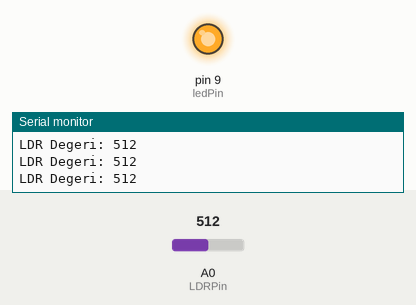
Bench run of a sketch on a simulated Arduino Uno, built with avr-gcc and run on an emulated ATmega328P. Parts: output pins drawn as LEDs (lit = HIGH), the last lines printed to the serial monitor. The test bench sets the inputs (shaded band); at power-on: A0 (LDRPin) = 512.

Above: at 1.3 s.
1.4 s: A0 (LDRPin) set to 882
2.9 s: A0 (LDRPin) set to 917
At 4.2 s:
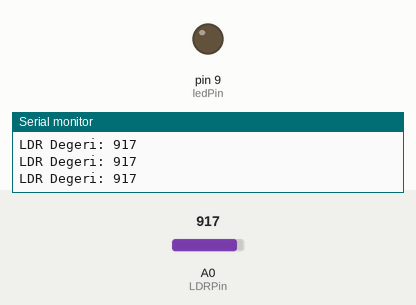
4.5 s: A0 (LDRPin) set to 890
At 5.6 s:
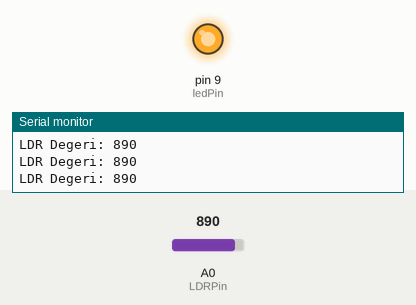
6.0 s: A0 (LDRPin) set to 900
At 6.7 s:
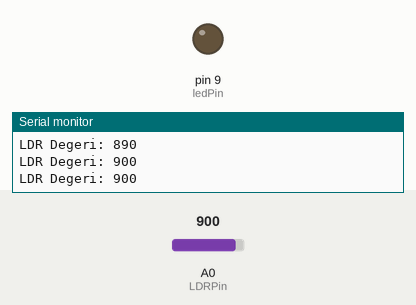
Timing chart, 0 to 8.5 s (numbered marks = the images above; inputs shaded):
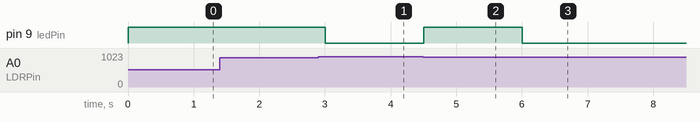

Measured:
- the behaviour switches between 899 and 900 on A0 (LDRPin) (found by bisection; images 0 and 1)
- after the input at 2.9 s, pin 9 (ledPin): HIGH → LOW after 0.10 s
- after the input at 4.5 s, pin 9 (ledPin): LOW → HIGH at once
- after the input at 6.0 s, pin 9 (ledPin): HIGH → LOW at once

The sketch:

013LDR.ino
```cpp
const int ledPin = 9;
const int LDRPin = A0;

void setup() {
  pinMode(ledPin, OUTPUT);
  Serial.begin(9600); // Seri monitör başlatılıyor
}

void loop() {
  int deger = analogRead(LDRPin);

  // Işık değeri seri monitöre yazdırılıyor
  Serial.print("LDR Degeri: ");
  Serial.println(deger);

  // Eşik değeri: 900 (daha düşük = karanlık)
  if (deger < 900) {
    digitalWrite(ledPin, HIGH);
  } else {
    digitalWrite(ledPin, LOW);
  }

  delay(500); // Aşırı veri akışını azaltmak için küçük bekleme
}
```
